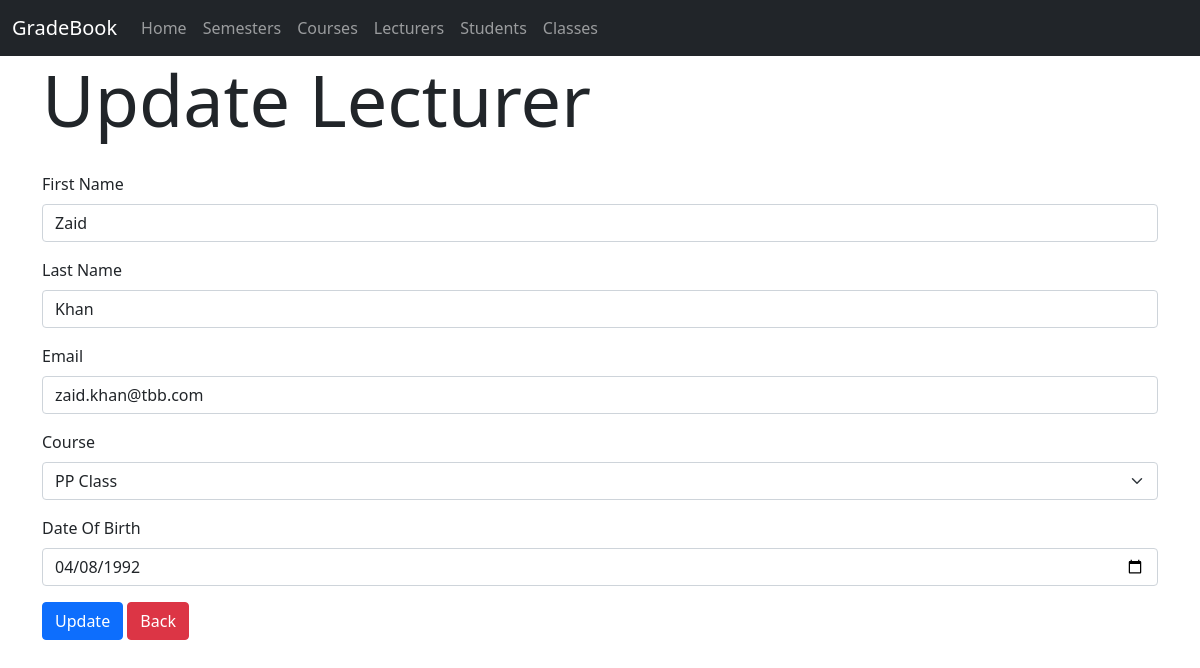
The page /lecturers/update/3 on the database as committed earlier.
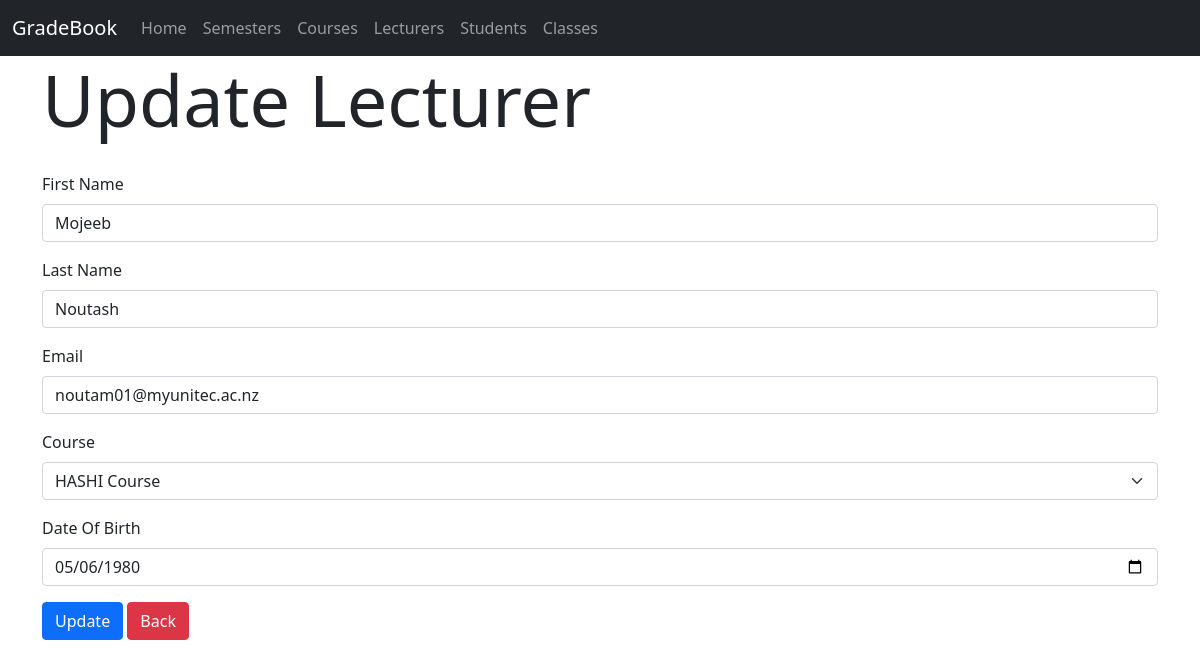
The same page on the database as committed later.
### gradebook/models.py (models this page shows, shortened)
class Lecturer(models.Model):
    user = models.OneToOneField(User, null=True, on_delete=models.CASCADE)
    staffID = models.PositiveIntegerField(null=False, blank=False, unique=True)
    firstName = models.CharField(max_length=100, null=False, blank=False)
    lastName = models.CharField(max_length=100, null=False, blank=False)
    email = models.EmailField(max_length=254, null=False, blank=False)
    course = models.ForeignKey(Course, on_delete=models.CASCADE)
    dateOfBirth = models.DateField(null=False, blank=False)

### gradebook/views.py (the view)
# urls.py: path('lecturers/update/<int:pk>', UpdateLecturerView.as_view(), name='update_lecturer'),
class UpdateLecturerView(UpdateView):
    model = Lecturer
    form_class = LecturerForm
    template_name = 'lecturer/update_lecturer.html'

### gradebook/forms.py
class LecturerForm(forms.ModelForm):
    class Meta:
        model = Lecturer
        fields = ('staffID', 'firstName', 'lastName', 'email', 'course', 'dateOfBirth')
        widgets = {
            'staffID': forms.NumberInput(attrs={'class': 'form-control'}),
            'firstName': forms.TextInput(attrs={'class': 'form-control', 'placeholder': 'First Name'}),
            'lastName': forms.TextInput(attrs={'class': 'form-control', 'placeholder': 'Last Name'}),
            'email': forms.EmailInput(attrs={'class': 'form-control', 'placeholder': 'Email'}),
            'course': forms.Select(attrs={'class': 'form-select'}),
            'dateOfBirth': DatePickerInput(attrs={'class': 'form-control'}),
        }

### gradebook/models.py (called while the page is built)
    def __str__(self):
        return self.name

### gradebook/templates/lecturer/update_lecturer.html (shortened to what this page needs)
{% extends "base.html" %}
{% block content %}
    <h1 class="display-2" style="margin-bottom: 30px">Update Lecturer</h1>
    <form method="post">
        <div class="mb-3">
            <label for="firstName" class="form-label">First Name</label>
            {{ form.firstName }}
        </div>
        <div class="mb-3">
            <label for="lastName" class="form-label">Last Name</label>
            {{ form.lastName }}
        </div>
        <div class="mb-3">
            <label for="lastName" class="form-label">Email</label>
            {{ form.email }}
        </div>
        <div class="mb-3">
            <label for="lastName" class="form-label">Course</label>
            {{ form.course }}
        </div>
        <div class="mb-3">
            <label for="lastName" class="form-label">Date Of Birth</label>
            {{ form.dateOfBirth }}
        </div>
        <button class="btn btn-primary" type="submit">Update</button>
        <a class="btn btn-danger" href="{% url 'list_lecturers' %}">Back</a>
    </form>
{% endblock %}

Rows that differ between the two databases and show on the page:
changed Lecturer: firstName "Zaid" → "Mojeeb"; lastName "Khan" → "Noutash"; email "zaid.khan@tbb.com" → "noutam01@myunitec.ac.nz"; course "PP Class" → "HASHI Course"; dateOfBirth "04/08/1992" → "05/06/1980"
